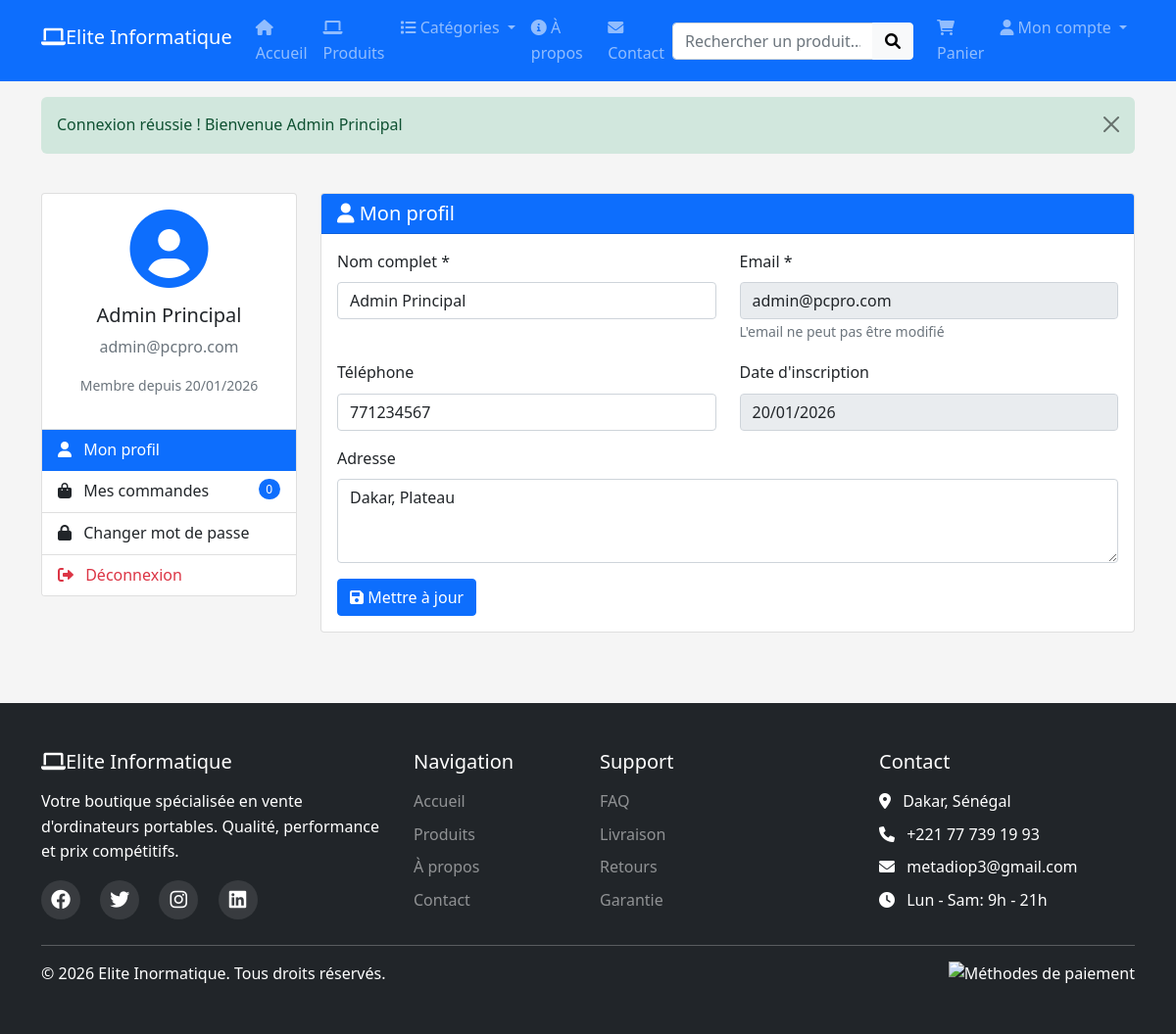
Screenshot of /pages/compte.php (signed in) with the database file from the repository.
### tables this page shows
CREATE TABLE utilisateurs (
    id INT PRIMARY KEY AUTO_INCREMENT,
    nom VARCHAR(100) NOT NULL,
    email VARCHAR(200) UNIQUE NOT NULL,
    password VARCHAR(255) NOT NULL,
    telephone VARCHAR(20),
    adresse TEXT,
    ville VARCHAR(100),
    code_postal VARCHAR(10),
    pays VARCHAR(100) DEFAULT 'Sénégal',
    role ENUM('client', 'admin') DEFAULT 'client',
    est_actif BOOLEAN DEFAULT TRUE,
    derniere_connexion TIMESTAMP NULL,
    created_at TIMESTAMP DEFAULT CURRENT_TIMESTAMP,
    updated_at TIMESTAMP DEFAULT CURRENT_TIMESTAMP ON UPDATE CURRENT_TIMESTAMP,
    INDEX idx_email (email),
    INDEX idx_role (role)
);

### pages/compte.php (the view, shortened to what this page needs)
<?php
require_once '../includes/functions.php';
$user_id = $_SESSION['user_id'];
$user_stmt = $conn->prepare("SELECT * FROM utilisateurs WHERE id = ?");
$user_stmt->bind_param("i", $user_id);
$user_stmt->execute();
$user = $user_stmt->get_result()->fetch_assoc();
$orders_stmt = $conn->prepare("SELECT * FROM commandes WHERE utilisateur_id = ? ORDER BY date_commande DESC");
$orders_stmt->bind_param("i", $user_id);
$orders_stmt->execute();
$orders = $orders_stmt->get_result()->fetch_all(MYSQLI_ASSOC);
?>
<?php include '../includes/header.php'; ?>
<div class="row">
    <div class="col-md-3">
        <div class="card">
            <div class="card-body text-center">
                <div class="mb-3">
                    <i class="fas fa-user-circle fa-5x text-primary"></i>
                </div>
                <h5><?php echo $user['nom']; ?></h5>
                <p class="text-muted"><?php echo $user['email']; ?></p>
                <p class="small text-muted">
                    Membre depuis <?php echo date('d/m/Y', strtotime($user['created_at'])); ?>
                </p>
            </div>
            <div class="list-group list-group-flush">
                <a href="#profile" class="list-group-item list-group-item-action active" data-bs-toggle="tab">
                    <i class="fas fa-user me-2"></i> Mon profil
                </a>
                <a href="#orders" class="list-group-item list-group-item-action" data-bs-toggle="tab">
                    <i class="fas fa-shopping-bag me-2"></i> Mes commandes
                    <span class="badge bg-primary rounded-pill float-end"><?php echo count($orders); ?></span>
                </a>
                <a href="#password" class="list-group-item list-group-item-action" data-bs-toggle="tab">
                    <i class="fas fa-lock me-2"></i> Changer mot de passe
                </a>
                <a href="deconnexion.php" class="list-group-item list-group-item-action text-danger">
                    <i class="fas fa-sign-out-alt me-2"></i> Déconnexion
                </a>
            </div>
        </div>
    </div>
    <div class="col-md-9">
        <div class="tab-content">
            <div class="tab-pane fade show active" id="profile">
                <div class="card">
                    <div class="card-header bg-primary text-white">
                        <h5 class="mb-0"><i class="fas fa-user"></i> Mon profil</h5>
                    </div>
                    <div class="card-body">
                        <form method="POST" action="">
                            <div class="row">
                                <div class="col-md-6 mb-3">
                                    <label for="nom" class="form-label">Nom complet *</label>
                                    <input type="text" class="form-control" id="nom" name="nom"
                                           value="<?php echo htmlspecialchars($user['nom']); ?>" required>
                                </div>
                                <div class="col-md-6 mb-3">
                                    <label for="email" class="form-label">Email *</label>
                                    <input type="email" class="form-control" id="email"
                                           value="<?php echo htmlspecialchars($user['email']); ?>" readonly>
                                    <small class="text-muted">L'email ne peut pas être modifié</small>
                                </div>
                            </div>
                            <div class="row">
                                <div class="col-md-6 mb-3">
                                    <label for="telephone" class="form-label">Téléphone</label>
                                    <input type="tel" class="form-control" id="telephone" name="telephone"
                                           value="<?php echo htmlspecialchars($user['telephone']); ?>">
                                </div>
                                <div class="col-md-6 mb-3">
                                    <label for="created_at" class="form-label">Date d'inscription</label>
                                    <input type="text" class="form-control"
                                           value="<?php echo date('d/m/Y', strtotime($user['created_at'])); ?>" readonly>
                                </div>
                            </div>
                            <div class="mb-3">
                                <label for="adresse" class="form-label">Adresse</label>
                                <textarea class="form-control" id="adresse" name="adresse" rows="3"><?php
                                    echo htmlspecialchars($user['adresse']);
                                ?></textarea>
                            </div>
                            <button type="submit" name="update_profile" class="btn btn-primary">
                                <i class="fas fa-save"></i> Mettre à jour
                            </button>
                        </form>
                    </div>
                </div>
            </div>
        </div>
    </div>
</div>
<?php include '../includes/footer.php'; ?>

### assets/css/style.css (style rules this page uses)
:root { --primary-color: #0d6efd; --secondary-color: #6c757d; --success-color: #198754; --danger-color: #dc3545; --warning-color: #ffc107; --info-color: #0dcaf0; --light-color: #f8f9fa; --dark-color: #212529; --border-radius: 0.375rem; --box-shadow: 0 0.125rem 0.25rem rgba(0, 0, 0, 0.075); --transition: all 0.3s ease; }
* { margin: 0; padding: 0; box-sizing: border-box; }
body { font-family: 'Segoe UI', Tahoma, Geneva, Verdana, sans-serif; line-height: 1.6; color: var(--dark-color); background-color: #f5f5f5; }
.list-group-item.active { background-color: var(--primary-color); border-color: var(--primary-color); }
.btn-primary { background-color: var(--primary-color); border-color: var(--primary-color); transition: var(--transition); }
.badge { font-weight: 500; padding: 0.35em 0.65em; }

### rows the page displays
utilisateurs: nom "Admin Principal", email "admin@pcpro.com", created_at "20/01/2026", telephone "771234567", adresse "Dakar, Plateau"

### other values shown
$_SESSION['success'] "Connexion réussie ! Bienvenue Admin Principal"
count($orders) "0"
